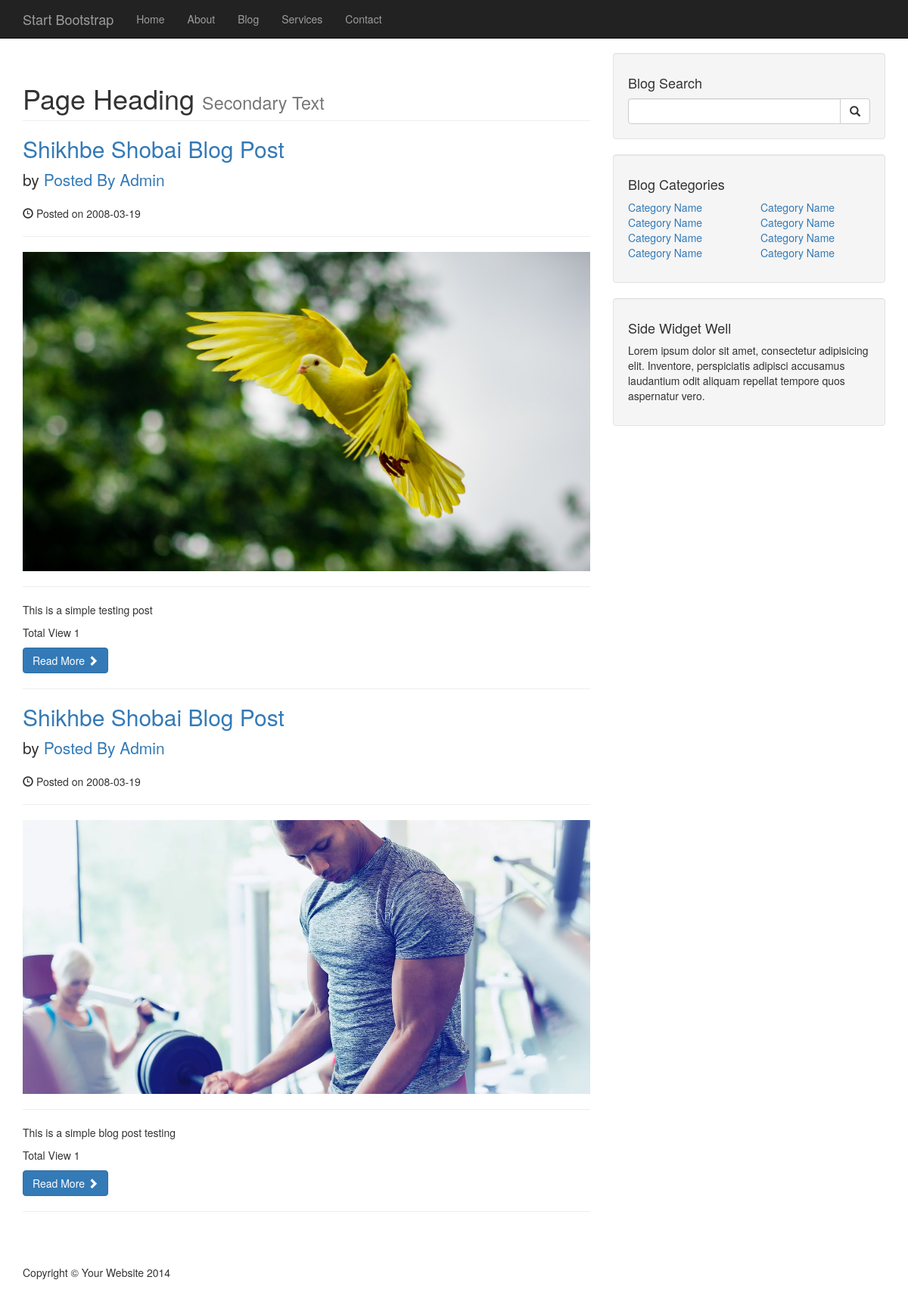
The page / on the database its author committed.
### tables this page shows
CREATE TABLE `posts` (
  `id` int(11) NOT NULL,
  `post_title` varchar(255) NOT NULL,
  `post_cat` int(11) NOT NULL,
  `post_author` varchar(255) NOT NULL,
  `post_desc` text NOT NULL,
  `post_status` int(1) NOT NULL,
  `post_media` text,
  `post_time` date NOT NULL,
  `post_view` int(11) NOT NULL
);

### index.php (the view, shortened to what this page needs)
<?php include "includes/header.php"; ?>
<?php include "includes/navigation.php"; ?>
    <div class="container">
        <div class="row">
            <div class="col-md-8">
                <h1 class="page-header">
                    Page Heading
                    <small>Secondary Text</small>
                </h1>
<?php
    $query = "SELECT * FROM posts";
    $select_all_posts_query = mysqli_query($db_connect, $query);
    while( $row = mysqli_fetch_assoc($select_all_posts_query) ){
        $post_title         = $row['post_title'];
        $post_desc         = $row['post_desc'];
        $post_media        = $row['post_media'];
        $post_author          = $row['post_author'];
        $post_time     = $row['post_time'];
        $post_view   = $row['post_view'];
?>
                        <h2>
                            <a href="#"><?php echo $post_title; ?></a>
                        </h2>
                        <p class="lead">
                            by <a href="index.php">Posted By <?php echo $post_author; ?></a>
                        </p>
                        <p><span class="glyphicon glyphicon-time"></span> Posted on <?php echo $post_time; ?></p>
                        <hr>
                        <img class="img-responsive" src="assets/images/<?php echo $post_media; ?>" alt="">
                        <hr>
                        <p><?php echo $post_desc; ?></p>
                        <p>Total View <?php echo $post_view; ?></p>
                        <a class="btn btn-primary" href="#">Read More <span class="glyphicon glyphicon-chevron-right"></span></a>
                        <hr>
                <?php
                     }
                ?>
            </div>
            <?php include "includes/sidebar.php"; ?>
        </div>
    <?php include "includes/footer.php"; ?>

### includes/header.php (shortened to what this page needs)
<!DOCTYPE html>
<html lang="en">
<head>
    <link href="assets/css/bootstrap.min.css" rel="stylesheet">
    <link href="assets/css/blog-home.css" rel="stylesheet">
</head>
<body>

### includes/navigation.php (shortened to what this page needs)
<nav class="navbar navbar-inverse navbar-fixed-top" role="navigation">
        <div class="container">
            <div class="navbar-header">
                <a class="navbar-brand" href="#">Start Bootstrap</a>
            </div>
            <div class="collapse navbar-collapse" id="bs-example-navbar-collapse-1">
                <ul class="nav navbar-nav">
                     <li><a href='#'>Home</a></li>
                    <li><a href='#'>About</a></li>
                    <li><a href='#'>Blog</a></li>
                    <li><a href='#'>Services</a></li>
                    <li><a href='#'>Contact</a></li>
                </ul>
            </div>
        </div>
    </nav>

### includes/sidebar.php
<div class="col-md-4">
    <div class="well">
        <h4>Blog Search</h4>
        <div class="input-group">
            <input type="text" class="form-control">
            <span class="input-group-btn">
                <button class="btn btn-default" type="button">
                    <span class="glyphicon glyphicon-search"></span>
            </button>
            </span>
        </div>
    </div>
    <div class="well">
        <h4>Blog Categories</h4>
        <div class="row">
            <div class="col-lg-6">
                <ul class="list-unstyled">
                    <li><a href="#">Category Name</a>
                    </li>
                    <li><a href="#">Category Name</a>
                    </li>
                    <li><a href="#">Category Name</a>
                    </li>
                    <li><a href="#">Category Name</a>
                    </li>
                </ul>
            </div>
            <div class="col-lg-6">
                <ul class="list-unstyled">
                    <li><a href="#">Category Name</a>
                    </li>
                    <li><a href="#">Category Name</a>
                    </li>
                    <li><a href="#">Category Name</a>
                    </li>
                    <li><a href="#">Category Name</a>
                    </li>
                </ul>
            </div>
        </div>
    </div>
    <div class="well">
        <h4>Side Widget Well</h4>
        <p>Lorem ipsum dolor sit amet, consectetur adipisicing elit. Inventore, perspiciatis adipisci accusamus laudantium odit aliquam repellat tempore quos aspernatur vero.</p>
    </div>
</div>

### includes/footer.php (shortened to what this page needs)
        <footer>
            <div class="row">
                <div class="col-lg-12">
                    <p>Copyright &copy; Your Website 2014</p>
                </div>
            </div>
        </footer>
    </div>
</body>
</html>

### assets/css/blog-home.css (style rules this page uses)
body { padding-top: 70px; }
footer { margin: 50px 0; }

### rows shown on the page
posts: post_title "Shikhbe Shobai Blog Post", post_author "Admin", post_time "2008-03-19", post_media (picture), post_desc "This is a simple testing post", post_view "1"
posts: post_title "Shikhbe Shobai Blog Post", post_author "Admin", post_time "2008-03-19", post_media (picture), post_desc "This is a simple blog post testing", post_view "1"
